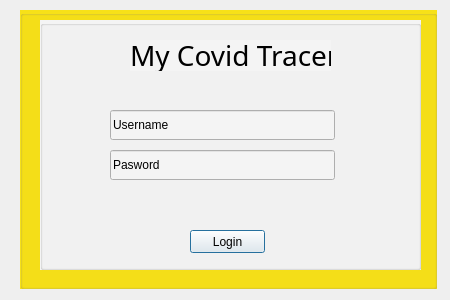
<?xml version="1.0" encoding="UTF-8"?>
<ui version="4.0">
 <class>LoginDialog</class>
 <widget class="QDialog" name="LoginDialog">
  <property name="geometry">
   <rect>
    <x>0</x>
    <y>0</y>
    <width>450</width>
    <height>300</height>
   </rect>
  </property>
  <property name="windowTitle">
   <string>Dialog</string>
  </property>
  <widget class="QGroupBox" name="groupBox">
   <property name="geometry">
    <rect>
     <x>20</x>
     <y>10</y>
     <width>417</width>
     <height>279</height>
    </rect>
   </property>
   <property name="styleSheet">
    <string notr="true">background-color: rgb(247, 225, 24);</string>
   </property>
   <property name="title">
    <string/>
   </property>
   <widget class="QGroupBox" name="groupBox_2">
    <property name="geometry">
     <rect>
      <x>20</x>
      <y>10</y>
      <width>381</width>
      <height>250</height>
     </rect>
    </property>
    <property name="styleSheet">
     <string notr="true">
background-color: rgb(244, 244, 244);</string>
    </property>
    <property name="title">
     <string/>
    </property>
    <widget class="QLabel" name="label">
     <property name="geometry">
      <rect>
       <x>90</x>
       <y>20</y>
       <width>201</width>
       <height>31</height>
      </rect>
     </property>
     <property name="styleSheet">
      <string notr="true">font-family: Nunito;
font-style: normal;
font-weight: normal;
font-size: 28px;
line-height: 38px;</string>
     </property>
     <property name="text">
      <string>My Covid Tracer</string>
     </property>
    </widget>
    <widget class="QLineEdit" name="Username">
     <property name="geometry">
      <rect>
       <x>70</x>
       <y>90</y>
       <width>225</width>
       <height>30</height>
      </rect>
     </property>
     <property name="text">
      <string>Username</string>
     </property>
    </widget>
    <widget class="QLineEdit" name="Password">
     <property name="geometry">
      <rect>
       <x>70</x>
       <y>130</y>
       <width>225</width>
       <height>30</height>
      </rect>
     </property>
     <property name="text">
      <string>Pasword</string>
     </property>
    </widget>
    <widget class="QPushButton" name="pushButton">
     <property name="geometry">
      <rect>
       <x>150</x>
       <y>210</y>
       <width>75</width>
       <height>23</height>
      </rect>
     </property>
     <property name="text">
      <string>Login</string>
     </property>
    </widget>
   </widget>
  </widget>
 </widget>
 <resources/>
 <connections/>
</ui>
